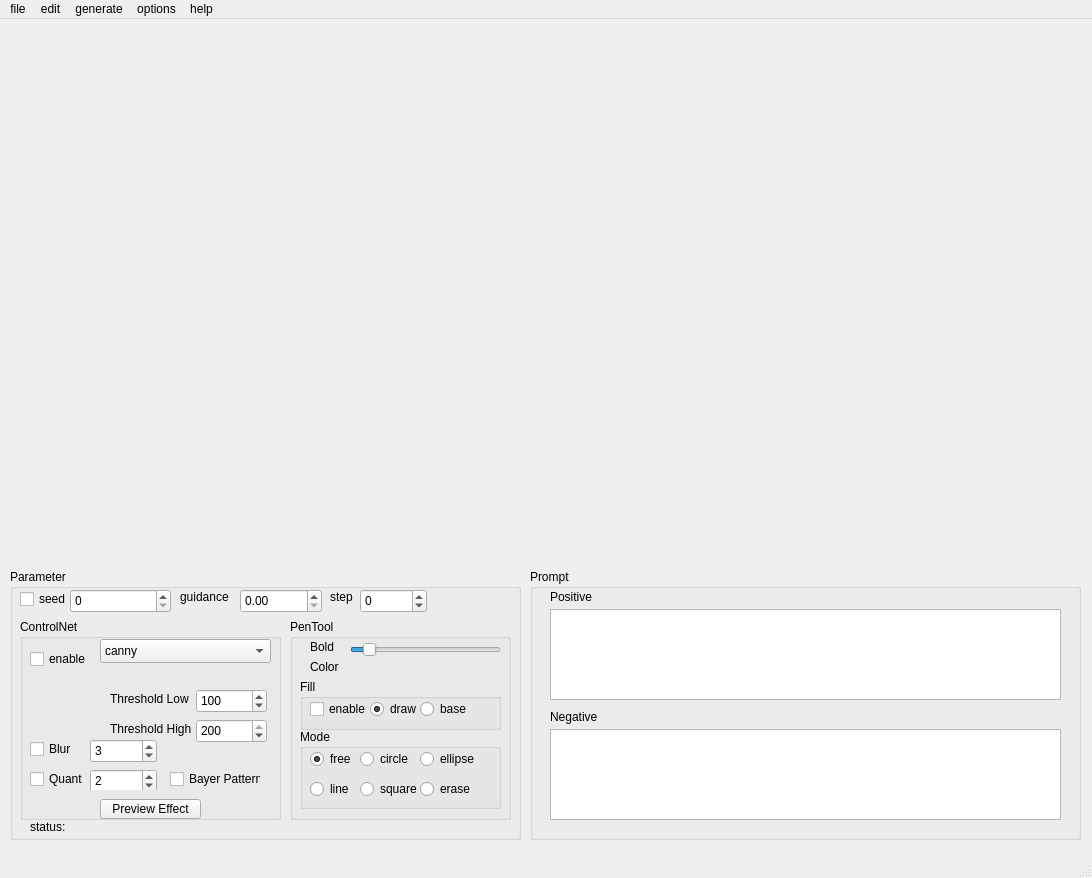
<?xml version="1.0" encoding="UTF-8"?>
<ui version="4.0">
 <class>MainWindow</class>
 <widget class="QMainWindow" name="MainWindow">
  <property name="geometry">
   <rect>
    <x>0</x>
    <y>0</y>
    <width>1092</width>
    <height>878</height>
   </rect>
  </property>
  <property name="minimumSize">
   <size>
    <width>1092</width>
    <height>878</height>
   </size>
  </property>
  <property name="maximumSize">
   <size>
    <width>1092</width>
    <height>878</height>
   </size>
  </property>
  <property name="windowTitle">
   <string>MainWindow</string>
  </property>
  <widget class="QWidget" name="centralwidget">
   <widget class="QGroupBox" name="groupBox">
    <property name="geometry">
     <rect>
      <x>530</x>
      <y>550</y>
      <width>551</width>
      <height>271</height>
     </rect>
    </property>
    <property name="title">
     <string>Prompt</string>
    </property>
    <widget class="QLabel" name="label">
     <property name="geometry">
      <rect>
       <x>20</x>
       <y>20</y>
       <width>49</width>
       <height>16</height>
      </rect>
     </property>
     <property name="text">
      <string>Positive</string>
     </property>
    </widget>
    <widget class="QLabel" name="label_2">
     <property name="geometry">
      <rect>
       <x>20</x>
       <y>140</y>
       <width>49</width>
       <height>16</height>
      </rect>
     </property>
     <property name="text">
      <string>Negative</string>
     </property>
    </widget>
    <widget class="QTextEdit" name="posEdit">
     <property name="geometry">
      <rect>
       <x>20</x>
       <y>40</y>
       <width>511</width>
       <height>91</height>
      </rect>
     </property>
    </widget>
    <widget class="QTextEdit" name="negEdit">
     <property name="geometry">
      <rect>
       <x>20</x>
       <y>160</y>
       <width>511</width>
       <height>91</height>
      </rect>
     </property>
    </widget>
   </widget>
   <widget class="QGroupBox" name="groupBox_2">
    <property name="geometry">
     <rect>
      <x>10</x>
      <y>550</y>
      <width>511</width>
      <height>271</height>
     </rect>
    </property>
    <property name="title">
     <string>Parameter</string>
    </property>
    <widget class="QDoubleSpinBox" name="doubleSpinBox_guidance">
     <property name="geometry">
      <rect>
       <x>230</x>
       <y>20</y>
       <width>82</width>
       <height>24</height>
      </rect>
     </property>
    </widget>
    <widget class="QLabel" name="label_3">
     <property name="geometry">
      <rect>
       <x>170</x>
       <y>20</y>
       <width>49</width>
       <height>16</height>
      </rect>
     </property>
     <property name="text">
      <string>guidance</string>
     </property>
    </widget>
    <widget class="QLabel" name="label_4">
     <property name="geometry">
      <rect>
       <x>30</x>
       <y>80</y>
       <width>49</width>
       <height>16</height>
      </rect>
     </property>
     <property name="text">
      <string/>
     </property>
    </widget>
    <widget class="QSpinBox" name="spinBox_step">
     <property name="geometry">
      <rect>
       <x>350</x>
       <y>20</y>
       <width>67</width>
       <height>24</height>
      </rect>
     </property>
     <property name="minimum">
      <number>-1</number>
     </property>
    </widget>
    <widget class="QLabel" name="label_5">
     <property name="geometry">
      <rect>
       <x>320</x>
       <y>20</y>
       <width>31</width>
       <height>16</height>
      </rect>
     </property>
     <property name="text">
      <string>step</string>
     </property>
    </widget>
    <widget class="QSpinBox" name="spinBox_seed">
     <property name="geometry">
      <rect>
       <x>60</x>
       <y>20</y>
       <width>101</width>
       <height>24</height>
      </rect>
     </property>
     <property name="maximum">
      <number>65535</number>
     </property>
    </widget>
    <widget class="QCheckBox" name="checkBox_seed">
     <property name="geometry">
      <rect>
       <x>10</x>
       <y>20</y>
       <width>51</width>
       <height>20</height>
      </rect>
     </property>
     <property name="text">
      <string>seed</string>
     </property>
    </widget>
    <widget class="QGroupBox" name="groupBox_3">
     <property name="geometry">
      <rect>
       <x>10</x>
       <y>50</y>
       <width>261</width>
       <height>201</height>
      </rect>
     </property>
     <property name="title">
      <string>ControlNet</string>
     </property>
     <widget class="QCheckBox" name="checkBox_cnet">
      <property name="geometry">
       <rect>
        <x>10</x>
        <y>30</y>
        <width>78</width>
        <height>20</height>
       </rect>
      </property>
      <property name="text">
       <string>enable</string>
      </property>
     </widget>
     <widget class="QPushButton" name="pushButton_previeweffect">
      <property name="geometry">
       <rect>
        <x>80</x>
        <y>180</y>
        <width>101</width>
        <height>20</height>
       </rect>
      </property>
      <property name="text">
       <string>Preview Effect</string>
      </property>
     </widget>
     <widget class="QComboBox" name="comboBox_cnetcp">
      <property name="geometry">
       <rect>
        <x>80</x>
        <y>20</y>
        <width>171</width>
        <height>24</height>
       </rect>
      </property>
      <item>
       <property name="text">
        <string notr="true">canny</string>
       </property>
      </item>
      <item>
       <property name="text">
        <string notr="true">ip2p</string>
       </property>
      </item>
      <item>
       <property name="text">
        <string notr="true">inpaint</string>
       </property>
      </item>
      <item>
       <property name="text">
        <string notr="true">mlsd</string>
       </property>
      </item>
      <item>
       <property name="text">
        <string notr="true">depth</string>
       </property>
      </item>
      <item>
       <property name="text">
        <string notr="true">normalbae</string>
       </property>
      </item>
      <item>
       <property name="text">
        <string notr="true">seg</string>
       </property>
      </item>
      <item>
       <property name="text">
        <string notr="true">lineart</string>
       </property>
      </item>
      <item>
       <property name="text">
        <string notr="true">lineart_anime</string>
       </property>
      </item>
      <item>
       <property name="text">
        <string notr="true">openpose</string>
       </property>
      </item>
      <item>
       <property name="text">
        <string notr="true">scribble</string>
       </property>
      </item>
      <item>
       <property name="text">
        <string notr="true">softedge</string>
       </property>
      </item>
      <item>
       <property name="text">
        <string notr="true">shuffle</string>
       </property>
      </item>
      <item>
       <property name="text">
        <string notr="true">tile</string>
       </property>
      </item>
     </widget>
     <widget class="QStackedWidget" name="stackedWidget_cnet">
      <property name="geometry">
       <rect>
        <x>10</x>
        <y>50</y>
        <width>241</width>
        <height>121</height>
       </rect>
      </property>
      <property name="currentIndex">
       <number>1</number>
      </property>
      <widget class="QWidget" name="page_none"/>
      <widget class="QWidget" name="page_canny">
       <widget class="QSpinBox" name="spinBox_thlow">
        <property name="geometry">
         <rect>
          <x>166</x>
          <y>20</y>
          <width>71</width>
          <height>24</height>
         </rect>
        </property>
        <property name="suffix">
         <string/>
        </property>
        <property name="prefix">
         <string/>
        </property>
        <property name="minimum">
         <number>1</number>
        </property>
        <property name="maximum">
         <number>1000</number>
        </property>
        <property name="value">
         <number>100</number>
        </property>
       </widget>
       <widget class="QSpinBox" name="spinBox_thhigh">
        <property name="geometry">
         <rect>
          <x>166</x>
          <y>50</y>
          <width>71</width>
          <height>24</height>
         </rect>
        </property>
        <property name="suffix">
         <string/>
        </property>
        <property name="prefix">
         <string/>
        </property>
        <property name="minimum">
         <number>1</number>
        </property>
        <property name="maximum">
         <number>200</number>
        </property>
        <property name="value">
         <number>200</number>
        </property>
       </widget>
       <widget class="QLabel" name="label_6">
        <property name="geometry">
         <rect>
          <x>80</x>
          <y>20</y>
          <width>91</width>
          <height>20</height>
         </rect>
        </property>
        <property name="text">
         <string>Threshold Low</string>
        </property>
       </widget>
       <widget class="QLabel" name="label_7">
        <property name="geometry">
         <rect>
          <x>80</x>
          <y>50</y>
          <width>91</width>
          <height>20</height>
         </rect>
        </property>
        <property name="text">
         <string>Threshold High</string>
        </property>
       </widget>
       <widget class="QCheckBox" name="checkBox_Blur">
        <property name="geometry">
         <rect>
          <x>0</x>
          <y>70</y>
          <width>51</width>
          <height>20</height>
         </rect>
        </property>
        <property name="text">
         <string>Blur</string>
        </property>
       </widget>
       <widget class="QCheckBox" name="checkBox_Quant">
        <property name="geometry">
         <rect>
          <x>0</x>
          <y>100</y>
          <width>61</width>
          <height>20</height>
         </rect>
        </property>
        <property name="text">
         <string>Quant</string>
        </property>
       </widget>
       <widget class="QSpinBox" name="spinBox_Blur">
        <property name="geometry">
         <rect>
          <x>60</x>
          <y>70</y>
          <width>67</width>
          <height>24</height>
         </rect>
        </property>
        <property name="minimum">
         <number>1</number>
        </property>
        <property name="maximum">
         <number>100</number>
        </property>
        <property name="value">
         <number>3</number>
        </property>
       </widget>
       <widget class="QSpinBox" name="spinBox_Quant">
        <property name="geometry">
         <rect>
          <x>60</x>
          <y>100</y>
          <width>67</width>
          <height>24</height>
         </rect>
        </property>
        <property name="minimum">
         <number>1</number>
        </property>
        <property name="maximum">
         <number>255</number>
        </property>
        <property name="value">
         <number>2</number>
        </property>
       </widget>
       <widget class="QCheckBox" name="checkBox_Bayer">
        <property name="geometry">
         <rect>
          <x>140</x>
          <y>100</y>
          <width>91</width>
          <height>20</height>
         </rect>
        </property>
        <property name="text">
         <string>Bayer Pattern</string>
        </property>
       </widget>
      </widget>
      <widget class="QWidget" name="page_inpaint">
       <widget class="QDoubleSpinBox" name="doubleSpinBox_eta">
        <property name="geometry">
         <rect>
          <x>170</x>
          <y>20</y>
          <width>71</width>
          <height>24</height>
         </rect>
        </property>
        <property name="minimum">
         <double>0.010000000000000</double>
        </property>
        <property name="maximum">
         <double>1.000000000000000</double>
        </property>
        <property name="singleStep">
         <double>0.010000000000000</double>
        </property>
        <property name="value">
         <double>1.000000000000000</double>
        </property>
       </widget>
       <widget class="QLabel" name="label_10">
        <property name="geometry">
         <rect>
          <x>150</x>
          <y>20</y>
          <width>21</width>
          <height>20</height>
         </rect>
        </property>
        <property name="text">
         <string>eta</string>
        </property>
       </widget>
      </widget>
      <widget class="QWidget" name="page_openpose">
       <widget class="QComboBox" name="comboBox_alias">
        <property name="geometry">
         <rect>
          <x>139</x>
          <y>20</y>
          <width>101</width>
          <height>24</height>
         </rect>
        </property>
        <item>
         <property name="text">
          <string>animal</string>
         </property>
        </item>
        <item>
         <property name="text">
          <string>human</string>
         </property>
        </item>
        <item>
         <property name="text">
          <string>body26</string>
         </property>
        </item>
        <item>
         <property name="text">
          <string>face</string>
         </property>
        </item>
        <item>
         <property name="text">
          <string>hand</string>
         </property>
        </item>
        <item>
         <property name="text">
          <string>wholebody</string>
         </property>
        </item>
       </widget>
       <widget class="QLabel" name="label_12">
        <property name="geometry">
         <rect>
          <x>110</x>
          <y>20</y>
          <width>31</width>
          <height>20</height>
         </rect>
        </property>
        <property name="text">
         <string>alias</string>
        </property>
       </widget>
       <widget class="QSpinBox" name="spinBox_radius">
        <property name="geometry">
         <rect>
          <x>50</x>
          <y>50</y>
          <width>67</width>
          <height>24</height>
         </rect>
        </property>
        <property name="minimum">
         <number>1</number>
        </property>
        <property name="maximum">
         <number>10</number>
        </property>
        <property name="value">
         <number>4</number>
        </property>
       </widget>
       <widget class="QLabel" name="label_13">
        <property name="geometry">
         <rect>
          <x>10</x>
          <y>50</y>
          <width>41</width>
          <height>20</height>
         </rect>
        </property>
        <property name="text">
         <string>radius</string>
        </property>
       </widget>
       <widget class="QSpinBox" name="spinBox_thickness">
        <property name="geometry">
         <rect>
          <x>180</x>
          <y>50</y>
          <width>61</width>
          <height>24</height>
         </rect>
        </property>
        <property name="minimum">
         <number>1</number>
        </property>
        <property name="maximum">
         <number>10</number>
        </property>
       </widget>
       <widget class="QLabel" name="label_14">
        <property name="geometry">
         <rect>
          <x>128</x>
          <y>50</y>
          <width>51</width>
          <height>20</height>
         </rect>
        </property>
        <property name="text">
         <string>thickness</string>
        </property>
       </widget>
       <widget class="QDoubleSpinBox" name="doubleSpinBox_kptthr">
        <property name="geometry">
         <rect>
          <x>160</x>
          <y>80</y>
          <width>82</width>
          <height>24</height>
         </rect>
        </property>
        <property name="maximum">
         <double>1.000000000000000</double>
        </property>
        <property name="singleStep">
         <double>0.010000000000000</double>
        </property>
        <property name="value">
         <double>0.500000000000000</double>
        </property>
       </widget>
       <widget class="QLabel" name="label_15">
        <property name="geometry">
         <rect>
          <x>118</x>
          <y>80</y>
          <width>41</width>
          <height>21</height>
         </rect>
        </property>
        <property name="text">
         <string>kpt_thr</string>
        </property>
       </widget>
      </widget>
      <widget class="QWidget" name="page_shuffle">
       <widget class="QSpinBox" name="spinBox_shufflek">
        <property name="geometry">
         <rect>
          <x>170</x>
          <y>20</y>
          <width>67</width>
          <height>24</height>
         </rect>
        </property>
        <property name="minimum">
         <number>1</number>
        </property>
        <property name="maximum">
         <number>100</number>
        </property>
        <property name="singleStep">
         <number>5</number>
        </property>
        <property name="value">
         <number>5</number>
        </property>
       </widget>
       <widget class="QLabel" name="label_16">
        <property name="geometry">
         <rect>
          <x>118</x>
          <y>20</y>
          <width>51</width>
          <height>21</height>
         </rect>
        </property>
        <property name="text">
         <string>shuffle_k</string>
        </property>
       </widget>
       <widget class="QCheckBox" name="checkBox_Block">
        <property name="geometry">
         <rect>
          <x>60</x>
          <y>50</y>
          <width>51</width>
          <height>20</height>
         </rect>
        </property>
        <property name="text">
         <string>Block</string>
        </property>
       </widget>
       <widget class="QSpinBox" name="spinBox_blockk">
        <property name="geometry">
         <rect>
          <x>170</x>
          <y>50</y>
          <width>67</width>
          <height>24</height>
         </rect>
        </property>
        <property name="minimum">
         <number>1</number>
        </property>
        <property name="maximum">
         <number>9</number>
        </property>
        <property name="value">
         <number>6</number>
        </property>
       </widget>
       <widget class="QLabel" name="label_17">
        <property name="geometry">
         <rect>
          <x>120</x>
          <y>50</y>
          <width>41</width>
          <height>21</height>
         </rect>
        </property>
        <property name="text">
         <string>block_k</string>
        </property>
       </widget>
      </widget>
      <widget class="QWidget" name="page_tile">
       <widget class="QDoubleSpinBox" name="doubleSpinBox_strength">
        <property name="geometry">
         <rect>
          <x>150</x>
          <y>20</y>
          <width>82</width>
          <height>24</height>
         </rect>
        </property>
        <property name="maximum">
         <double>1.000000000000000</double>
        </property>
        <property name="singleStep">
         <double>0.010000000000000</double>
        </property>
        <property name="value">
         <double>1.000000000000000</double>
        </property>
       </widget>
       <widget class="QLabel" name="label_18">
        <property name="geometry">
         <rect>
          <x>100</x>
          <y>20</y>
          <width>51</width>
          <height>21</height>
         </rect>
        </property>
        <property name="text">
         <string>strength</string>
        </property>
       </widget>
      </widget>
     </widget>
    </widget>
    <widget class="QGroupBox" name="groupBox_4">
     <property name="geometry">
      <rect>
       <x>280</x>
       <y>50</y>
       <width>221</width>
       <height>201</height>
      </rect>
     </property>
     <property name="title">
      <string>PenTool</string>
     </property>
     <widget class="QLabel" name="label_8">
      <property name="geometry">
       <rect>
        <x>20</x>
        <y>20</y>
        <width>31</width>
        <height>16</height>
       </rect>
      </property>
      <property name="text">
       <string>Bold</string>
      </property>
     </widget>
     <widget class="QSlider" name="horizontalSlider_penbold">
      <property name="geometry">
       <rect>
        <x>60</x>
        <y>20</y>
        <width>151</width>
        <height>22</height>
       </rect>
      </property>
      <property name="minimum">
       <number>1</number>
      </property>
      <property name="maximum">
       <number>100</number>
      </property>
      <property name="pageStep">
       <number>1</number>
      </property>
      <property name="value">
       <number>10</number>
      </property>
      <property name="orientation">
       <enum>Qt::Orientation::Horizontal</enum>
      </property>
     </widget>
     <widget class="QGroupBox" name="groupBox_5">
      <property name="geometry">
       <rect>
        <x>10</x>
        <y>110</y>
        <width>201</width>
        <height>80</height>
       </rect>
      </property>
      <property name="title">
       <string>Mode</string>
      </property>
      <widget class="QRadioButton" name="radioButton_free">
       <property name="geometry">
        <rect>
         <x>10</x>
         <y>20</y>
         <width>51</width>
         <height>20</height>
        </rect>
       </property>
       <property name="text">
        <string>free</string>
       </property>
       <property name="checked">
        <bool>true</bool>
       </property>
      </widget>
      <widget class="QRadioButton" name="radioButton_circle">
       <property name="geometry">
        <rect>
         <x>60</x>
         <y>20</y>
         <width>51</width>
         <height>20</height>
        </rect>
       </property>
       <property name="text">
        <string>circle</string>
       </property>
      </widget>
      <widget class="QRadioButton" name="radioButton_ellipse">
       <property name="geometry">
        <rect>
         <x>120</x>
         <y>20</y>
         <width>61</width>
         <height>20</height>
        </rect>
       </property>
       <property name="text">
        <string>ellipse</string>
       </property>
      </widget>
      <widget class="QRadioButton" name="radioButton_line">
       <property name="geometry">
        <rect>
         <x>10</x>
         <y>50</y>
         <width>61</width>
         <height>20</height>
        </rect>
       </property>
       <property name="text">
        <string>line</string>
       </property>
      </widget>
      <widget class="QRadioButton" name="radioButton_square">
       <property name="geometry">
        <rect>
         <x>60</x>
         <y>50</y>
         <width>61</width>
         <height>20</height>
        </rect>
       </property>
       <property name="text">
        <string>square</string>
       </property>
      </widget>
      <widget class="QRadioButton" name="radioButton_erase">
       <property name="geometry">
        <rect>
         <x>120</x>
         <y>50</y>
         <width>92</width>
         <height>20</height>
        </rect>
       </property>
       <property name="text">
        <string>erase</string>
       </property>
      </widget>
     </widget>
     <widget class="QGroupBox" name="groupBox_6">
      <property name="geometry">
       <rect>
        <x>10</x>
        <y>60</y>
        <width>201</width>
        <height>51</height>
       </rect>
      </property>
      <property name="title">
       <string>Fill</string>
      </property>
      <widget class="QCheckBox" name="checkBox_fillenable">
       <property name="geometry">
        <rect>
         <x>10</x>
         <y>20</y>
         <width>78</width>
         <height>20</height>
        </rect>
       </property>
       <property name="text">
        <string>enable</string>
       </property>
      </widget>
      <widget class="QRadioButton" name="radioButton_filldraw">
       <property name="geometry">
        <rect>
         <x>70</x>
         <y>20</y>
         <width>51</width>
         <height>20</height>
        </rect>
       </property>
       <property name="text">
        <string>draw</string>
       </property>
       <property name="checked">
        <bool>true</bool>
       </property>
      </widget>
      <widget class="QRadioButton" name="radioButton_fillbase">
       <property name="geometry">
        <rect>
         <x>120</x>
         <y>20</y>
         <width>61</width>
         <height>20</height>
        </rect>
       </property>
       <property name="text">
        <string>base</string>
       </property>
      </widget>
     </widget>
     <widget class="QLabel" name="label_11">
      <property name="geometry">
       <rect>
        <x>20</x>
        <y>40</y>
        <width>31</width>
        <height>16</height>
       </rect>
      </property>
      <property name="text">
       <string>Color</string>
      </property>
     </widget>
     <widget class="QWidget" name="verticalLayoutWidget">
      <property name="geometry">
       <rect>
        <x>50</x>
        <y>40</y>
        <width>161</width>
        <height>21</height>
       </rect>
      </property>
      <layout class="QVBoxLayout" name="verticalLayout_color"/>
     </widget>
    </widget>
    <widget class="QLabel" name="label_9">
     <property name="geometry">
      <rect>
       <x>20</x>
       <y>250</y>
       <width>49</width>
       <height>16</height>
      </rect>
     </property>
     <property name="text">
      <string>status:</string>
     </property>
    </widget>
    <widget class="QLabel" name="label_staus">
     <property name="geometry">
      <rect>
       <x>60</x>
       <y>250</y>
       <width>101</width>
       <height>16</height>
      </rect>
     </property>
     <property name="text">
      <string/>
     </property>
    </widget>
   </widget>
   <widget class="QWidget" name="horizontalLayoutWidget">
    <property name="geometry">
     <rect>
      <x>10</x>
      <y>9</y>
      <width>1071</width>
      <height>541</height>
     </rect>
    </property>
    <layout class="QHBoxLayout" name="horizontalLayout"/>
   </widget>
   <zorder>groupBox_2</zorder>
   <zorder>groupBox</zorder>
   <zorder>horizontalLayoutWidget</zorder>
  </widget>
  <widget class="QMenuBar" name="menubar">
   <property name="geometry">
    <rect>
     <x>0</x>
     <y>0</y>
     <width>1092</width>
     <height>33</height>
    </rect>
   </property>
   <widget class="QMenu" name="menugenerate">
    <property name="title">
     <string>generate</string>
    </property>
   </widget>
   <widget class="QMenu" name="menuoptions">
    <property name="title">
     <string>options</string>
    </property>
   </widget>
   <widget class="QMenu" name="menuhelp">
    <property name="title">
     <string>help</string>
    </property>
   </widget>
   <widget class="QMenu" name="menuedit">
    <property name="title">
     <string>edit</string>
    </property>
   </widget>
   <widget class="QMenu" name="menufile">
    <property name="title">
     <string>file</string>
    </property>
   </widget>
   <addaction name="menufile"/>
   <addaction name="menuedit"/>
   <addaction name="menugenerate"/>
   <addaction name="menuoptions"/>
   <addaction name="menuhelp"/>
  </widget>
  <widget class="QStatusBar" name="statusbar"/>
 </widget>
 <resources/>
 <connections/>
</ui>
